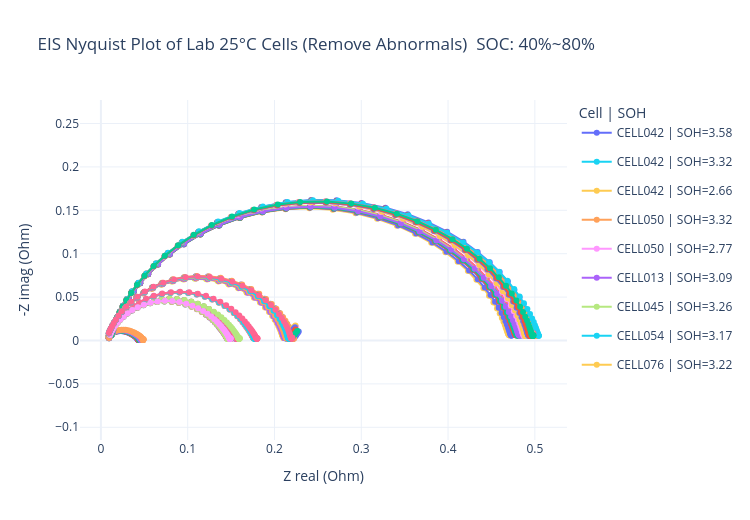

The code cell stored with this chart in its notebook:
### Code cell
import plotly.graph_objects as go

cells_to_plot = ["CELL042", "CELL050", "CELL013", "CELL045", "CELL054", "CELL076"]
REMOVE_SOHidxS = { #NOTE: Remove duplicate Capacity [index version 1-based from high to low] (see summary doc table) | Remove Abnormal
        "CELL009": [],
        "CELL021": [],
        "CELL077": [],
        "CELL013": [2], #2
        "CELL042": [3], #3
        "CELL045": [],
        "CELL050": [2], #2
        "CELL054": [2], #2
        "CELL076": [],
        "CELL090": [1,2,3,4],
        "CELL096": [1,2,3],
        "CELL032": [],
        "CELL070": [],
        "CELL101": [],
}

fig = go.Figure()

# Track which legend entries we've already added (avoid duplicates)
seen_legend = set()

for c in cells_to_plot:
    celli_metadata = BATTERY_METADATA[c]
    celli_EISdata = BATTERY_EISDATA[c]

    for soh_i in range(celli_metadata["num_soh"]):
        soh_metadata = celli_metadata["soh"][soh_i]
        soh_dic = celli_EISdata[soh_i]
        soh_val = round(soh_metadata["capacity"], 2)

        # skip unwanted SOH indices for this cell
        if c in REMOVE_SOHidxS and (soh_i+1) in REMOVE_SOHidxS[c]:
            print(f"Skipping cell {c}, SOH index {soh_i} (SOH value={soh_val}) as per REMOVE_SOHidxS")
            continue

        for soc_i in range(soh_metadata["num_soc"]):
            soc_dic = soh_dic[soc_i]
            soc_val = soh_metadata["soc"][soc_i]
            soc_val = round(soc_val, 2)

            # select between soc 40 to 80
            if 0.4 <= soc_val <= 0.8:
                freq = soc_dic["freq"]
                Z_real = soc_dic["Z_real"]
                Z_imag = soc_dic["Z_imag"]

                # print(f"Plotting cell {c}, SOH value {soh_val}, SOC value {soc_val}")

                # Nyquist convention: -Z_imag
                y = [-z for z in Z_imag]

                name = f"{c} | SOH={soh_val}"
                legend_key = (c, soh_val)

                show_legend = legend_key not in seen_legend
                if show_legend:
                    seen_legend.add(legend_key)

                # Nice hover: show cell, SOH, SOC, freq, Z values
                hovertext = [
                    f"Cell: {c}<br>SOH: {soh_val}<br>SOC: {soc_val}<br>f: {f}"
                    for f in freq
                ]

                fig.add_trace(
                    go.Scatter(
                        x=Z_real,
                        y=y,
                        mode="lines+markers",
                        marker=dict(size=6),
                        name=name,
                        legendgroup=str(legend_key),   # groups traces under same legend item
                        showlegend=show_legend,
                        hovertext=hovertext,
                        hoverinfo="text+x+y",
                    )
                )

fig.update_layout(
    title="EIS Nyquist Plot of Lab 25°C Cells (Remove Abnormals)\n SOC: 40%~80%",
    xaxis_title="Z real (Ohm)",
    yaxis_title="-Z imag (Ohm)",
    template="plotly_white",
    width=750,
    height=520,
    legend_title_text="Cell | SOH",
)

# "axis('equal')" equivalent in Plotly:
fig.update_yaxes(scaleanchor="x", scaleratio=1)

fig.show()

fig.write_html(
    "temp25RawEIS_Check.html",
    include_plotlyjs="cdn",   # smaller file; use True for fully self-contained
    full_html=True
)
